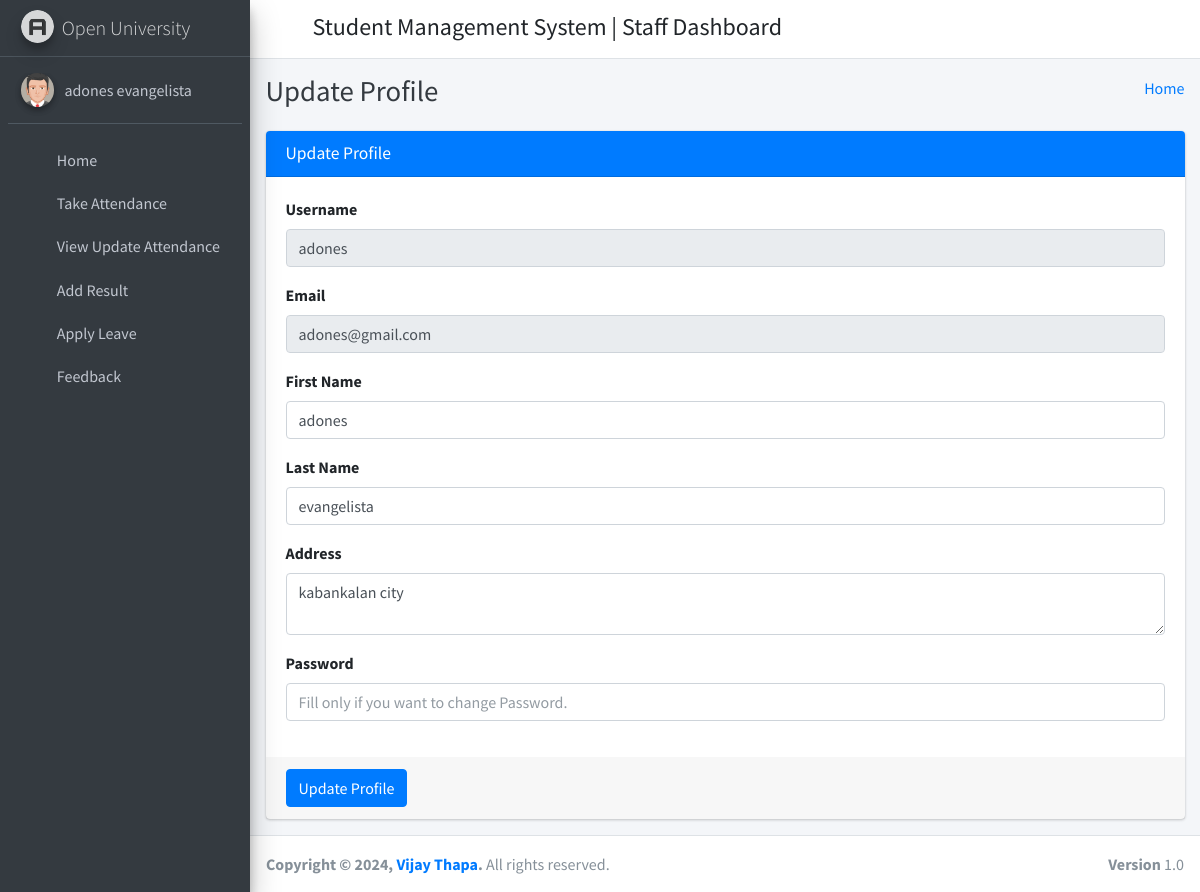
Page /staff_profile/ (signed in) on the committed database.
### student_management_app/models.py (models this page shows)
class CustomUser(AbstractUser):
    user_type_data = ((1, "HOD"), (2, "Staff"), (3, "Student"))
    user_type = models.CharField(default=1, choices=user_type_data, max_length=10)

class Staffs(models.Model):
    id = models.AutoField(primary_key=True)
    admin = models.OneToOneField(CustomUser, on_delete = models.CASCADE)
    address = models.TextField()
    created_at = models.DateTimeField(auto_now_add=True)
    updated_at = models.DateTimeField(auto_now=True)
    objects = models.Manager()

### student_management_app/StaffViews.py (the view)
# urls.py: path('staff_profile/', StaffViews.staff_profile, name="staff_profile"),
def staff_profile(request):
    user = CustomUser.objects.get(id=request.user.id)
    staff = Staffs.objects.get(admin=user)
    context={
        "user": user,
        "staff": staff
    }
    return render(request, 'staff_template/staff_profile.html', context)

### student_management_app/templates/staff_template/staff_profile.html (shortened to what this page needs)
{% extends 'staff_template/base_template.html' %}
{% block page_title %}
    Update Profile
{% endblock page_title %}
{% block main_content %}
{% load static %}
<section class="content">
        <div class="container-fluid">
            <div class="row">
                <div class="col-md-12">
                    <div class="card card-primary">
                    <div class="card-header">
                        <h3 class="card-title">Update Profile</h3>
                    </div>
                    <form role="form" method="POST" action="{% url 'staff_profile_update' %}">
                        <div class="card-body">
                            <div class="form-group">
                                <label>Username </label>
                                <input type="text" class="form-control" name="username" value="{{ user.username }}" disabled="disabled">
                            </div>
                            <div class="form-group">
                                <label>Email </label>
                                <input type="text" class="form-control" name="email" value="{{ user.email }}" disabled="disabled">
                            </div>
                            <div class="form-group">
                                <label>First Name </label>
                                <input type="text" class="form-control" name="first_name" value="{{ user.first_name }}">
                            </div>
                            <div class="form-group">
                                <label>Last Name </label>
                                <input type="text" class="form-control" name="last_name" value="{{ user.last_name }}">
                            </div>
                            <div class="form-group">
                                <label>Address </label>
                                <textarea name="address" class="form-control" row="5">{{ staff.address }}</textarea>
                            </div>
                            <div class="form-group">
                                <label>Password </label>
                                <input type="text" class="form-control" name="password" placeholder="Fill only if you want to change Password.">
                            </div>
                        </div>
                        <div class="card-footer">
                        <button type="submit" class="btn btn-primary">Update Profile</button>
                        </div>
                    </form>
                    </div>
                </div>
            </div>
        </div>
      </section>
  {% endblock main_content %}

### student_management_app/templates/staff_template/sidebar_template.html (shortened to what this page needs)
{% load static %}
<aside class="main-sidebar sidebar-dark-primary elevation-4">
      <a href="{% url 'staff_home' %}" class="brand-link">
        <img src="{% static 'dist/img/AdminLTELogo.png' %}" alt="AdminLTE Logo" class="brand-image img-circle elevation-3"
            style="opacity: .8">
        <span class="brand-text font-weight-light">Open University</span>
      </a>
      <div class="sidebar">
        <div class="user-panel mt-3 pb-3 mb-3 d-flex">
          <div class="image">
            <img src="{% static 'dist/img/user2-160x160.jpg' %}" class="img-circle elevation-2" alt="User Image">
          </div>
          <div class="info">
            <a href="{% url 'staff_profile' %}" class="d-block">{{ user.first_name }} {{ user.last_name }}</a>
          </div>
        </div>
        <nav class="mt-2">
          <ul class="nav nav-pills nav-sidebar flex-column" data-widget="treeview" role="menu" data-accordion="false">
            <li class="nav-item">
              {% url 'staff_home' as staff_home %}
              <a href="{{ staff_home }}" class="nav-link {% if request.path == staff_home %} active {% endif %}">
                <i class="nav-icon fas fa-tachometer-alt"></i>
                <p>
                  Home
                </p>
              </a>
            </li>
            <li class="nav-item">
              {% url 'staff_take_attendance' as staff_take_attendance %}
              <a href="{{ staff_take_attendance }}" class="nav-link {% if request.path == staff_take_attendance %} active {% endif %}">
                <i class="nav-icon fas fa-calendar-plus"></i>
                <p>
                  Take Attendance
                </p>
              </a>
            </li>
            <li class="nav-item">
              {% url 'staff_update_attendance' as staff_update_attendance %}
              <a href="{{ staff_update_attendance }}" class="nav-link {% if request.path == staff_update_attendance %} active {% endif %}">
                <i class="nav-icon fas fa-calendar-alt"></i>
                <p>
                  View Update Attendance
                </p>
              </a>
            </li>
            <li class="nav-item">
              {% url 'staff_add_result' as staff_add_result %}
              <a href="{{ staff_add_result }}" class="nav-link {% if request.path == staff_add_result %} active {% endif %}">
                <i class="nav-icon fas fa-tasks"></i>
                <p>
                  Add Result
                </p>
              </a>
            </li>
            <li class="nav-item">
              {% url 'staff_apply_leave' as staff_apply_leave %}
              <a href="{{ staff_apply_leave }}" class="nav-link {% if request.path == staff_apply_leave %} active {% endif %}">
                <i class="nav-icon fas fa-envelope-open-text"></i>
                <p>
                  Apply Leave
                </p>
              </a>
            </li>
            <li class="nav-item">
              {% url 'staff_feedback' as staff_feedback %}
              <a href="{{ staff_feedback }}" class="nav-link {% if request.path == staff_feedback %} active {% endif %}">
                <i class="nav-icon fas fa-comments"></i>
                <p>
                  Feedback
                </p>
              </a>
            </li>
          </ul>
        </nav>
      </div>
    </aside>

### rows in the picture
CustomUser: first_name "adones", last_name "evangelista", username "adones", email "adones@gmail.com"
Staffs: address "kabankalan city"
